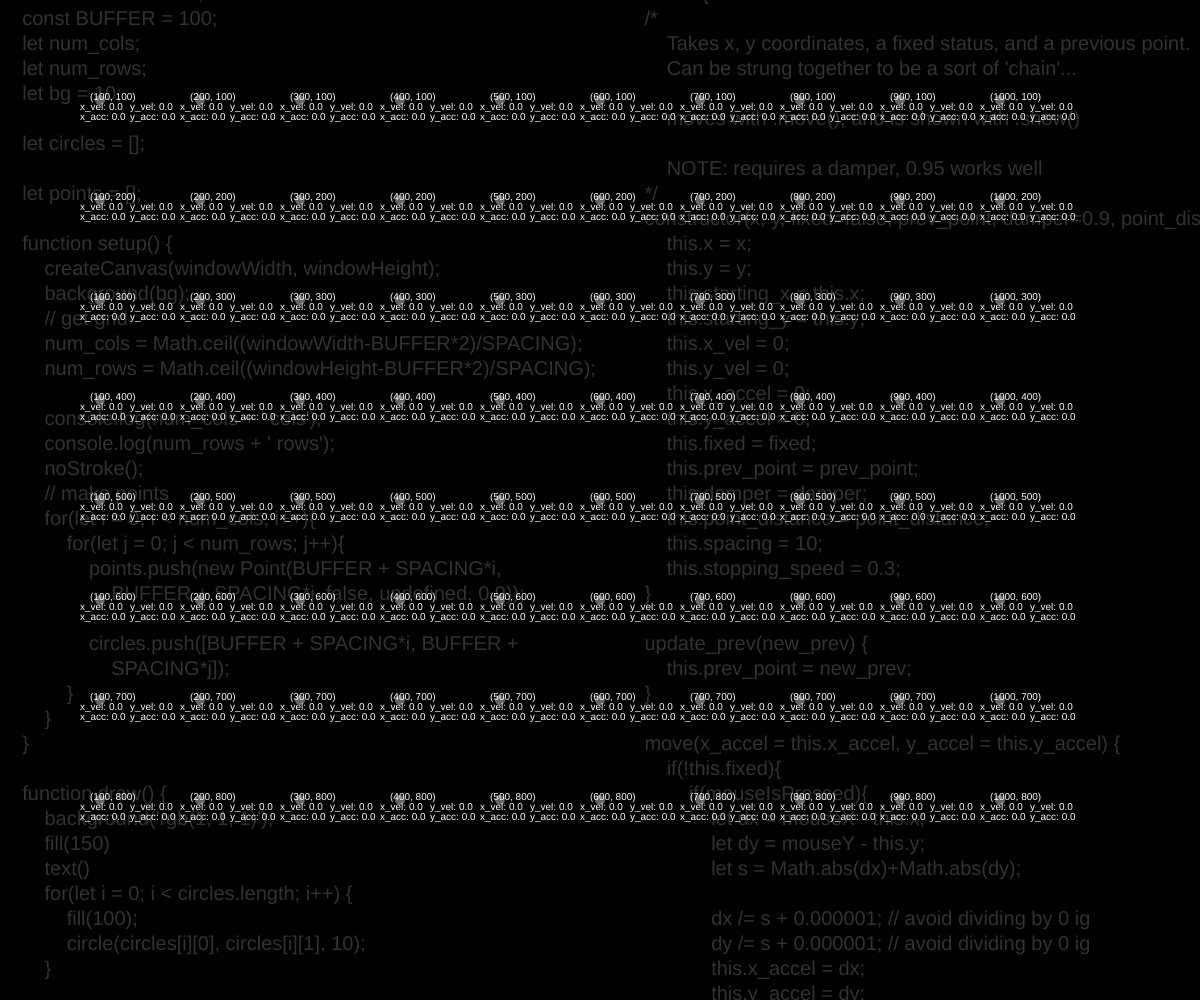
Frame 1 (no input)
Frame 60 (no input): identical to frame 1, image omitted
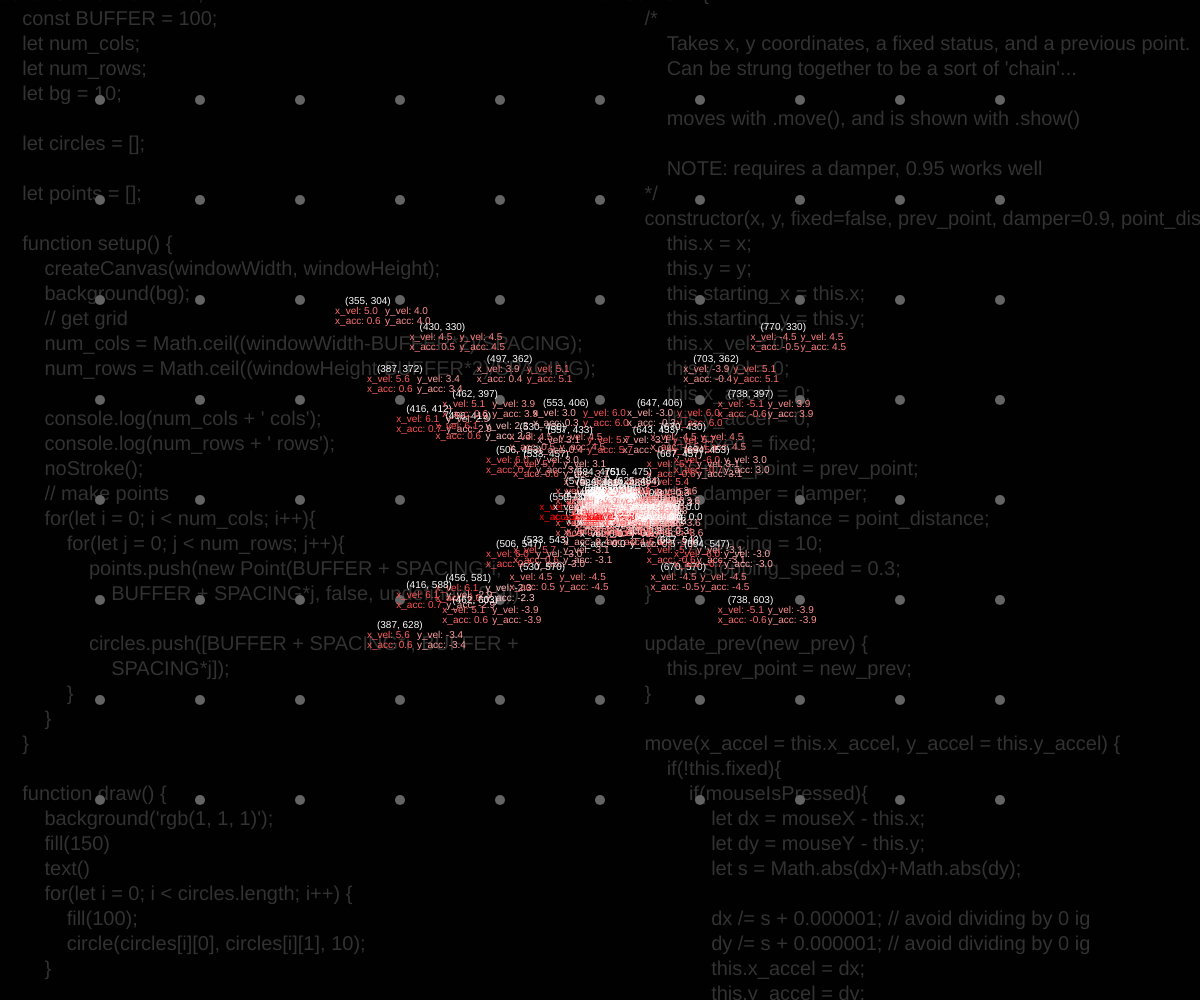
Frame 120 (the mouse pressed at the canvas centre since frame 60)

The p5.js sketch that drew these frames (run headless with seeded random() and noise() and a simulated clock; from frame 60 on, the mouse is pressed at the canvas centre):

// p5.js sketch
// ── sketch.js
const SPACING = 100;
const BUFFER = 100;
let num_cols;
let num_rows;
let bg = 10;

let circles = [];

let points = [];

function setup() {
    createCanvas(windowWidth, windowHeight);
    background(bg);
    // get grid
    num_cols = Math.ceil((windowWidth-BUFFER*2)/SPACING);
    num_rows = Math.ceil((windowHeight-BUFFER*2)/SPACING);

    console.log(num_cols + ' cols');
    console.log(num_rows + ' rows');
    noStroke();
    // make points
    for(let i = 0; i < num_cols; i++){
        for(let j = 0; j < num_rows; j++){
            points.push(new Point(BUFFER + SPACING*i, BUFFER + SPACING*j, false, undefined, 0.9));
            
            circles.push([BUFFER + SPACING*i, BUFFER + SPACING*j]);
        }
    }
}

function draw() {
    background('rgb(1, 1, 1)');
    fill(50);
    textSize(20);
    text(`const SPACING = 100;
    const BUFFER = 100;
    let num_cols;
    let num_rows;
    let bg = 10;
    
    let circles = [];
    
    let points = [];
    
    function setup() {
        createCanvas(windowWidth, windowHeight);
        background(bg);
        // get grid
        num_cols = Math.ceil((windowWidth-BUFFER*2)/SPACING);
        num_rows = Math.ceil((windowHeight-BUFFER*2)/SPACING);
    
        console.log(num_cols + ' cols');
        console.log(num_rows + ' rows');
        noStroke();
        // make points
        for(let i = 0; i < num_cols; i++){
            for(let j = 0; j < num_rows; j++){
                points.push(new Point(BUFFER + SPACING*i, 
                    BUFFER + SPACING*j, false, undefined, 0.9));
                
                circles.push([BUFFER + SPACING*i, BUFFER + 
                    SPACING*j]);
            }
        }
    }
    
    function draw() {
        background('rgb(1, 1, 1)');
        fill(150)
        text()
        for(let i = 0; i < circles.length; i++) {
            fill(100);
            circle(circles[i][0], circles[i][1], 10);
        }
    
        for(let i = 0; i < num_cols*num_rows; i++) {
            points[i].move();
            points[i].show();
        }
    
        
        
    }
    
    function windowResized(){
        resizeCanvas(windowWidth, windowHeight);
        background(bg);
    }`, 0, 0);

    text(`class Point {
        /*
            Takes x, y coordinates, a fixed status, and a previous point.
            Can be strung together to be a sort of 'chain'...
    
            moves with .move(), and is shown with .show()
    
            NOTE: requires a damper, 0.95 works well
        */
        constructor(x, y, fixed=false, prev_point, damper=0.9, point_distance=1) {
            this.x = x;
            this.y = y;
            this.starting_x = this.x;
            this.starting_y = this.y;
            this.x_vel = 0;
            this.y_vel = 0;
            this.x_accel = 0;
            this.y_accel = 0;
            this.fixed = fixed;
            this.prev_point = prev_point;
            this.damper = damper;
            this.point_distance = point_distance;
            this.spacing = 10;
            this.stopping_speed = 0.3;
        }
        
        update_prev(new_prev) {
            this.prev_point = new_prev;
        }
    
        move(x_accel = this.x_accel, y_accel = this.y_accel) {
            if(!this.fixed){
                if(mouseIsPressed){
                    let dx = mouseX - this.x;
                    let dy = mouseY - this.y;
                    let s = Math.abs(dx)+Math.abs(dy);
        
                    dx /= s + 0.000001; // avoid dividing by 0 ig
                    dy /= s + 0.000001; // avoid dividing by 0 ig
                    this.x_accel = dx;
                    this.y_accel = dy;
                } else {
                    let dx = this.starting_x - this.x;
                    let dy = this.starting_y - this.y;
                    let s = Math.abs(dx)+Math.abs(dy);
    
                    
        
                    dx /= s + 0.000001; // avoid dividing by 0 ig
                    dy /= s + 0.000001; // avoid dividing by 0 ig
                    
                    this.x_accel = dx;
                    this.y_accel = dy;
                }
                this.x_vel += this.x_accel;
                this.y_vel += this.y_accel;
    
                if(this.x_vel < this.stopping_speed && this.x_vel > -this.stopping_speed)this.x_vel = 0;
                if(this.y_vel < this.stopping_speed && this.y_vel > -this.stopping_speed)this.y_vel = 0;
    
                // damper the velocities
                this.x_vel *= this.damper;
                this.y_vel *= this.damper;
    
                
    
                
    
                this.x += this.x_vel;
                this.y += this.y_vel;
                
                // edge cases
                /*
                if(this.x > windowWidth) {
                    this.x = 1;
                } if (this.x < 0) {
                    this.x = windowWidth;
                } if (this.y > windowHeight) {
                    this.y = 0;
                } if (this.y < 0) {
                    this.y = windowHeight;
                }*/
            } else {
                
            }
        }
    
        show() {
            //stroke(this.x/windowWidth*255, this.y/windowHeight*255, 150);
            //fill(this.x/windowWidth*255, this.y/windowHeight*255);
            textSize(10);
            fill(255);
        }
    }`, width/2, 0);
    for(let i = 0; i < circles.length; i++) {
        fill(100);
        circle(circles[i][0], circles[i][1], 10);
    }

    for(let i = 0; i < num_cols*num_rows; i++) {
        points[i].move();
        points[i].show();
    }

    
    
}

function windowResized(){
    resizeCanvas(windowWidth, windowHeight);
    background(bg);
}
// ── point.js
class Point {
    /*
        Takes x, y coordinates, a fixed status, and a previous point.
        Can be strung together to be a sort of 'chain'...

        moves with .move(), and is shown with .show()

        NOTE: requires a damper, 0.95 works well
    */
    constructor(x, y, fixed=false, prev_point, damper=0.9, point_distance=1) {
        this.x = x;
        this.y = y;
        this.starting_x = this.x;
        this.starting_y = this.y;
        this.x_vel = 0;
        this.y_vel = 0;
        this.x_accel = 0;
        this.y_accel = 0;
        this.fixed = fixed;
        this.prev_point = prev_point;
        this.damper = damper;
        this.point_distance = point_distance;
        this.spacing = 10;
        this.stopping_speed = 0.3;
    }
    
    update_prev(new_prev) {
        this.prev_point = new_prev;
    }

    move(x_accel = this.x_accel, y_accel = this.y_accel) {
        if(!this.fixed){
            if(mouseIsPressed){
                let dx = mouseX - this.x;
                let dy = mouseY - this.y;
                let s = Math.abs(dx)+Math.abs(dy);
    
                dx /= s + 0.000001; // avoid dividing by 0 ig
                dy /= s + 0.000001; // avoid dividing by 0 ig
                this.x_accel = dx;
                this.y_accel = dy;
            } else {
                let dx = this.starting_x - this.x;
                let dy = this.starting_y - this.y;
                let s = Math.abs(dx)+Math.abs(dy);

                
    
                dx /= s + 0.000001; // avoid dividing by 0 ig
                dy /= s + 0.000001; // avoid dividing by 0 ig
                
                this.x_accel = dx;
                this.y_accel = dy;
            }
            this.x_vel += this.x_accel;
            this.y_vel += this.y_accel;

            if(this.x_vel < this.stopping_speed && this.x_vel > -this.stopping_speed)this.x_vel = 0;
            if(this.y_vel < this.stopping_speed && this.y_vel > -this.stopping_speed)this.y_vel = 0;

            // damper the velocities
            this.x_vel *= this.damper;
            this.y_vel *= this.damper;

            

            

            this.x += this.x_vel;
            this.y += this.y_vel;
            
            // edge cases
            /*
            if(this.x > windowWidth) {
                this.x = 1;
            } if (this.x < 0) {
                this.x = windowWidth;
            } if (this.y > windowHeight) {
                this.y = 0;
            } if (this.y < 0) {
                this.y = windowHeight;
            }*/
        } else {
            
        }
    }

    show() {
        //stroke(this.x/windowWidth*255, this.y/windowHeight*255, 150);
        //fill(this.x/windowWidth*255, this.y/windowHeight*255);
        textSize(10);
        fill(255);
        text(`(${this.x.toFixed(0)}, ${this.y.toFixed(0)})`, this.x-this.spacing, this.y);

        fill(`rgb(255, ${Math.floor(map(Math.abs(this.x_vel), 0, 9, 255, 0))}, ${Math.floor(map(Math.abs(this.x_vel), 0, 9, 255, 0))})`);
        text(`x_vel: ${this.x_vel.toFixed(1)}`, this.x-this.spacing*2, this.y+this.spacing*1);

        fill(`rgb(255, ${Math.floor(map(Math.abs(this.y_vel), 0, 9, 255, 0))}, ${Math.floor(map(Math.abs(this.y_vel), 0, 9, 255, 0))})`);
        text(`y_vel: ${this.y_vel.toFixed(1)}`, this.x+this.spacing*3, this.y+this.spacing*1);

        fill(`rgb(255, ${Math.floor(map(Math.abs(this.x_accel), 0, 1, 255, 0))}, ${Math.floor(map(Math.abs(this.x_accel), 0, 1, 255, 0))})`);
        text(`x_acc: ${this.x_accel.toFixed(1)}`, this.x-this.spacing*2, this.y+this.spacing*2);

        fill(`rgb(255, ${Math.floor(map(Math.abs(this.y_vel), 0, 9, 255, 0))}, ${Math.floor(map(Math.abs(this.y_vel), 0, 9, 255, 0))})`);
        text(`y_acc: ${this.y_vel.toFixed(1)}`, this.x+this.spacing*3, this.y+this.spacing*2);
    }
}
